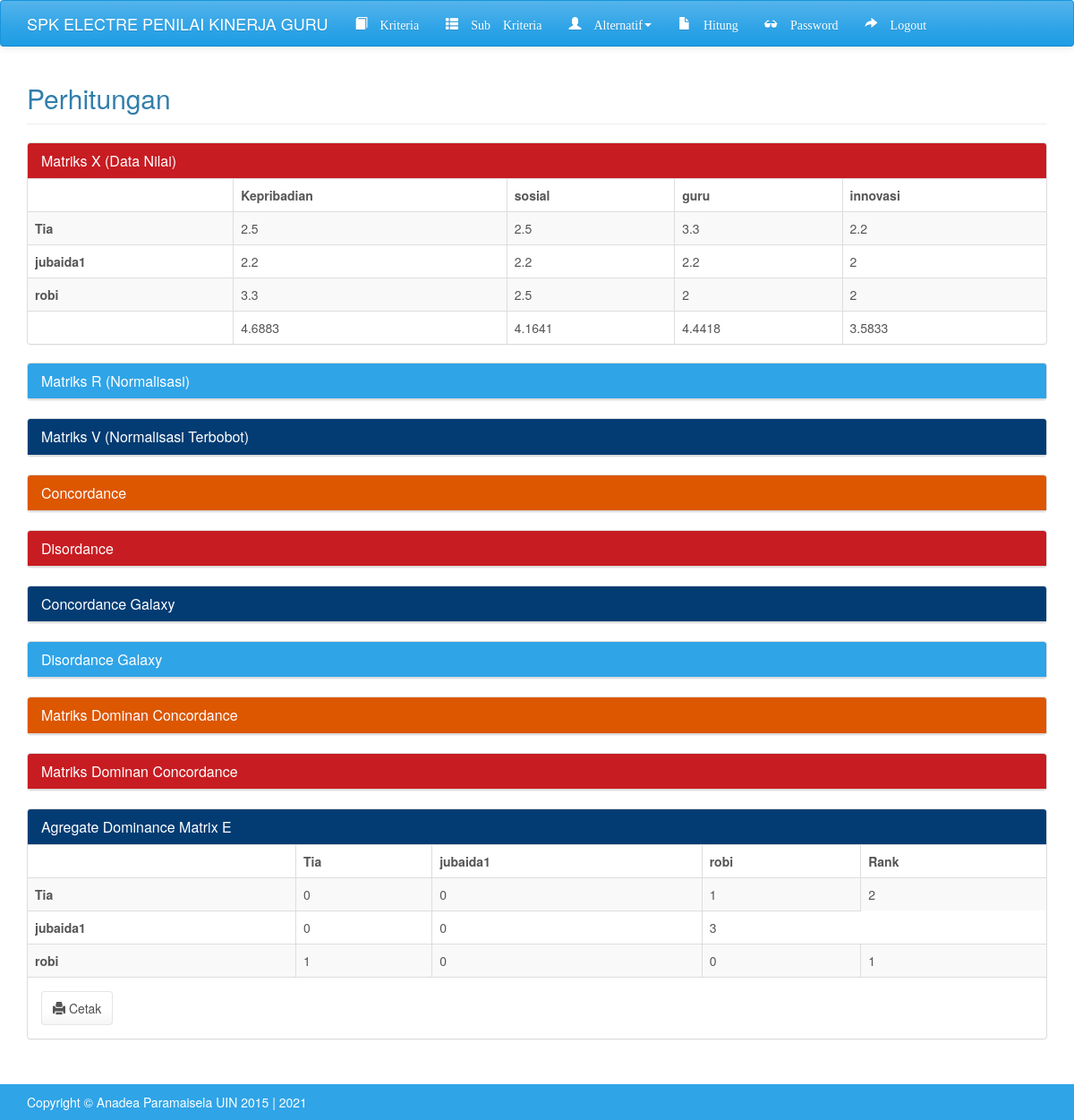
Page /index.php?m=hitung (signed in) on the committed database.
### tables this page shows
CREATE TABLE `tb_kriteria` (
  `kode_kriteria` varchar(16) NOT NULL,
  `nama_kriteria` varchar(256) DEFAULT NULL,
  `atribut` varchar(7) NOT NULL,
  `bobot` double DEFAULT NULL
);

### config.php (called while the page is built)
<?php
$config["server"]= 'localhost';
$config["username"]= 'root';
$config["password"]= '';
$config["database_name"]='tugasakhir_electre';

### includes/ez_sql_core.php (called while the page is built, shortened)
<?php
	class ezSQLcore
	{
		var $timers           = array();
		function get_host_port( $host, $default = false )
		{
			$port = $default;
			return array( $host, $port );
		}
		function flush()
		{
			$this->last_result = array();
		}
		function get_results($query=null, $output = OBJECT)
		{
			if ( $query )
			{
				$this->query($query);
			}
			if ( $output == OBJECT )
			{
				return $this->last_result;
			}
		}
		function timer_get_cur()
		{
			list($usec, $sec) = explode(" ",microtime());
			return ((float)$usec + (float)$sec);
		}
		function timer_start($timer_name)
		{
			$this->timers[$timer_name] = $this->timer_get_cur();
		}
		function timer_elapsed($timer_name)
		{
			return round($this->timer_get_cur() - $this->timers[$timer_name],2);
		}
	}

### functions.php (called while the page is built, shortened)
<?php
include'config.php';
include'includes/ez_sql_core.php';
include'includes/ez_sql_mysqli.php';
$db = new ezSQL_mysqli($config['username'], $config['password'], $config['database_name'], $config['server']);
   $rows = $db->get_results("SELECT kode_alternatif, nama_alternatif FROM tb_alternatif ORDER BY kode_alternatif");
    foreach($rows as $row){
    $ALT[$row->kode_alternatif] = $row->nama_alternatif;
}
$rows = $db->get_results("SELECT kode_kriteria, nama_kriteria, bobot FROM tb_kriteria ORDER BY kode_kriteria");
foreach($rows as $row){
    $KRT[$row->kode_kriteria] = array(
        'nama_kriteria'=>$row->nama_kriteria,
        'bobot'=>$row->bobot
    );
}
function spk_rel(){
    global $db;
    $rows = $db->get_results("SELECT a.kode_alternatif, k.kode_kriteria, rl.nilai
        FROM tb_alternatif a
            INNER JOIN tb_relasi rl ON rl.kode_alternatif=a.kode_alternatif
            INNER JOIN tb_kriteria k ON k.kode_kriteria=rl.kode_kriteria
        ORDER BY a.kode_alternatif, k.kode_kriteria");
    $data = array();
    foreach($rows as $row){
        $data[$row->kode_alternatif][$row->kode_kriteria] = $row->nilai;
    }
    return $data;
}
function ratarata(){
    $array = spk_rel();
    $data = array();
    foreach($array as $key => $value){
        foreach($value as $k => $v){
                $data[$k][$key] = $v * $v;
        }
    }
    return $data;
}
function normalisasi(){
    $array = ratarata();
    $arr = spk_rel();
    $nilai = array();
    $data = array();
    foreach ($array as $key => $value) {
        $nilai[$key]=sqrt(array_sum($value));
    }
    foreach($arr as $key => $value){
        foreach($value as $k => $v){
           $data[$key][$k] = $v / $nilai[$k];
        }
    }
    return $data;
}
function nilaiv(){
    global $KRT;
    $array = normalisasi();
    $data = array();
    foreach($array as $key => $value){
        foreach($value as $k => $v){
            $data[$key][$k] =  $v * $KRT[$k]['bobot'];
        }
    }
    return $data;
}
function disordance(){
    $arr = spk_rel();
    $data = array();
    $array = array();
    $hasil = array();
    foreach ($arr as $key => $value) {
        foreach ($value as $k => $v) {
            $data[$key][$k]=$v;
        }
    }
    foreach ($arr as $key => $value) {
        foreach ($value as $k => $v){
            $array[$key]=$data;
        }
    }
    $no = 0;
    $ttl = array();
    foreach ($array as $key => $value) {
        foreach ($value as $k => $v) {
           foreach ($v as $ky => $val) {
             if($key != $k){
                   if($data[$key][$ky]<$val){
                    $hasil[$key][$k][]=$ky;
                   }elseif($data[$key][$ky]>$val){
                            $no++;
                            $ttl[$key][$k]=array();
                            if($no == count($ttl)){
                            $hasil[$key][$k]=array();
                        }
                   }
                }else{
                   $hasil[$key][$k]=array();
                }
           }
        }
    }
    return $hasil;
}
function concordancegalaxy(){
    global $KRT;
    $arr = spk_rel();
    $data = array();
    $array = array();
    $hasil = array();
    foreach ($arr as $key => $value) {
        foreach ($value as $k => $v) {
            $data[$key][$k]=$v;
        }
    }
    foreach ($arr as $key => $value) {
        foreach ($value as $k => $v){
            $array[$key]=$data;
        }
    }
    foreach ($array as $key => $value) {
        foreach ($value as $k => $v) {
           foreach ($v as $ky => $val) {
             if($key != $k){
                   if($data[$key][$ky]>=$val){
                    $hasil[$key][$k][]=$KRT[$ky]['bobot'];
                   }
                }else{
                   $hasil[$key][$k]=array();
                }
           }
        }
    }
    return $hasil;
}
function disordancegalaxy(){
$array = disordance();
$nilai = nilaiv();
$arr = array();
$new = array();
$hasil=array();
foreach ($array as $key => $val) {
    foreach ($val as $k => $v) {
        $xxx = array(0);
        foreach ($v as $a => $b) {
            $xxx[] = abs($nilai[$key][$b] - $nilai[$k][$b]);
        }
        $arr[$key][$k] = max($xxx);
    }
}
foreach ($array as $key => $val) {
    foreach ($val as $k => $v) {
        $xxx = array();
        foreach ($v as $a => $b) {
            $xxx= $nilai[$key];
        }
        $new[$key][$k] = $xxx;
    }
 }
 foreach ($new as $key => $val) {
    foreach ($val as $k => $v) {
        $xxx = array(0);
        foreach ($v as $a => $b) {
           $xxx[]=abs($nilai[$key][$a]-$nilai[$k][$a]);
        }
        if($arr[$key][$k]!=0){
        $hasil[$key][$k]=(($arr[$key][$k])/(max($xxx)));
        }else{
         $hasil[$key][$k]=0;
        }
   }
 }
return $hasil;
}
$nilaicon = nilaitresholdconcor();
$nilaidis = nilaitresholddisor();
function nilaitresholdconcor(){
    $array = concordancegalaxy();
    $jumlah = array();
    $total = array();
    foreach ($array as $key => $value) {
        $nilai = array(0);
        foreach ($value as $k => $v) {
            $nilai[]=array_sum($v);
        }
         $jumlah[]=array_sum($nilai);
         $total[]=$key;
    }
    $hasil= array_sum($jumlah)/(count($total)*(count($total)-1));
    return $hasil;
}
function nilaitresholddisor(){
    $array = disordancegalaxy();
    $jumlah = array();
    $total = array();
    foreach ($array as $key => $value) {
        $jumlah[] = array_sum($value);
        $total[]=$key;
      }
      $hasil= array_sum($jumlah)/(count($total)*(count($total)-1));
      return $hasil;
}
function matriksdominanconcor(){
    global $nilaicon;
    $array = concordancegalaxy();
    $hasil = array();
    foreach ($array as $key => $value) {
        foreach ($value as $k => $v) {
           if(array_sum($v)>=$nilaicon){
            $hasil[$key][$k]=1;
           }else{
            $hasil[$key][$k]=0;
           }
        }
    }
    return $hasil;
}
function matriksdominandisor(){
    global $nilaidis;
    $array = disordancegalaxy();
    $hasil = array();
    foreach ($array as $key => $value) {
        foreach ($value as $k => $v) {
           if($v>=$nilaidis){
            $hasil[$key][$k]=1;
           }else{
            $hasil[$key][$k]=0;
           }
        }
    }
    return $hasil;
}
function agragratematriks(){
    $arr = matriksdominanconcor();
    $nilai = matriksdominandisor();
    $hasil = array();
    foreach ($arr as $key => $value) {
        foreach ($value as $k => $v) {
            $hasil[$key][$k]=$v * $nilai[$key][$k];
        }
    }
    return $hasil;
}
function get_rank($array){
    $data = $array;
    arsort($data);
    $no=1;
    $new = array();
    foreach($data as $key => $value){
        $new[$key] = $no++;
    }
    return $new;
}

### includes/ez_sql_mysqli.php (called while the page is built, shortened)
<?php
	$ezsql_mysqli_str = array
	(
		1 => 'Require $dbuser and $dbpassword to connect to a database server',
		2 => 'Error establishing mySQLi database connection. Correct user/password? Correct hostname? Database server running?',
		3 => 'Require $dbname to select a database',
		4 => 'mySQLi database connection is not active',
		5 => 'Unexpected error while trying to select database'
	);
	class ezSQL_mysqli extends ezSQLcore
	{
		function ezSQL_mysqli($dbuser='', $dbpassword='', $dbname='', $dbhost='localhost', $encoding='')
		{
			$this->dbuser = $dbuser;
			$this->dbpassword = $dbpassword;
			$this->dbname = $dbname;
			$this->encoding = $encoding;
		}
		function connect($dbuser='', $dbpassword='', $dbhost='localhost', $dbport=false)
		{
			global $ezsql_mysqli_str; $return_val = false;
			if ( ! $dbuser )
			{
				$this->register_error($ezsql_mysqli_str[1].' in '.__FILE__.' on line '.__LINE__);
				$this->show_errors ? trigger_error($ezsql_mysqli_str[1],E_USER_WARNING) : null;
			}
			else
			{
				$this->dbh = new mysqli($dbhost,$dbuser,$dbpassword, '', $dbport);
				if( $this->dbh->connect_errno )
				{
					$this->register_error($ezsql_mysqli_str[2].' in '.__FILE__.' on line '.__LINE__);
					$this->show_errors ? trigger_error($ezsql_mysqli_str[2],E_USER_WARNING) : null;
				}
				else
				{
					$return_val = true;
				}
			}
			return $return_val;
		}
		function select($dbname='', $encoding='')
		{
			global $ezsql_mysqli_str; $return_val = false;
			if ( ! $dbname )
			{
				$this->register_error($ezsql_mysqli_str[3].' in '.__FILE__.' on line '.__LINE__);
				$this->show_errors ? trigger_error($ezsql_mysqli_str[3],E_USER_WARNING) : null;
			}
			else if ( ! $this->dbh )
			{
				$this->register_error($ezsql_mysqli_str[4].' in '.__FILE__.' on line '.__LINE__);
				$this->show_errors ? trigger_error($ezsql_mysqli_str[4],E_USER_WARNING) : null;
			}
			else if ( !@$this->dbh->select_db($dbname) )
			{
				if ( !$str = @$this->dbh->error)
					  $str = $ezsql_mysqli_str[5];
				$this->register_error($str.' in '.__FILE__.' on line '.__LINE__);
				$this->show_errors ? trigger_error($str,E_USER_WARNING) : null;
			}
			else
			{
				$return_val = true;
			}
			return $return_val;
		}
		function query($query)
		{
			$return_val = 0;
			$query = trim($query);
			$this->result = @$this->dbh->query($query);
			if ( preg_match("/^(insert|delete|update|replace|truncate|drop|create|alter|begin|commit|rollback|set|lock|unlock|call)/i",$query) )
			{
				$is_insert = true;
				$this->rows_affected = @$this->dbh->affected_rows;
				if ( preg_match("/^(insert|replace)\s+/i",$query) )
				{
					$this->insert_id = @$this->dbh->insert_id;
				}
				$return_val = $this->rows_affected;
			}
			else
			{
				$is_insert = false;
				$i=0;
				$num_rows=0;
				while ( $row = @$this->result->fetch_object() )
				{
					$num_rows++;
				}
				$this->num_rows = $num_rows;
				$return_val = $this->num_rows;
			}
			return $return_val;
		}
	}

### hitung.php (the view, shortened to what this page needs)
<?php
    $row = $db->get_results("SELECT nilai FROM tb_relasi where nilai is null ");
    if (!$ALT || !$KRT):
        echo "Tampaknya anda belum mengatur alternatif dan kriteria. Silahkan tambahkan minimal 3 alternatif dan 3 kriteria.";
    elseif ($row):
        echo "Tampaknya anda belum mengatur nilai alternatif. Silahkan atur pada menu <strong>Nilai Alternatif</strong>.";
    else:
?>
<div class="page-header">
    <h2>Perhitungan</h2>
</div>
<div class="panel panel-danger">
    <div class="panel-heading">
        <h4 class="panel-title">
            <a role="button" data-toggle="collapse" href="#c1" aria-expanded="true" aria-controls="c1">
                Matriks X (Data Nilai)
            </a>
        </h4>
    </div>
    <div class="table-responsive" id="c1">
        <table class="table table-bordered table-striped table-hover">
        <thead>
            <tr>
            <th></th>
            <?php
            $data = spk_rel();
            $ratarata = ratarata();
            foreach(current($data) as $key => $value):?>
            <th><?=$KRT[$key]['nama_kriteria']?></th>
            <?php endforeach;?>
            </tr>
        </thead>
        <?php foreach($data as $key => $value):?>
        <tr>
            <th><?=$ALT[$key]?></th>
            <?php foreach($value as $k => $v):?>
            <td><?=$v?></td>
            <?php endforeach;?>
        </tr>
        <?php endforeach;?>
        <tr>
        <th></th>
        <?php  foreach($ratarata as $key => $value):?>
        <td><?=round(sqrt(array_sum($value)),4)?></td>
        <?php endforeach;?>
        </tr>
        </table>
    </div>
</div>
<div class="panel panel-primary">
    <div class="panel-heading">
        <h4 class="panel-title">
            <a role="button" data-toggle="collapse" href="#c2" aria-expanded="false" aria-controls="c2">
                Matriks R (Normalisasi)
            </a>
        </h4>
    </div>
    </div>
    <div class="panel panel-info">
    <div class="panel-heading">
        <h4 class="panel-title">
            <a role="button" data-toggle="collapse" href="#c3" aria-expanded="false" aria-controls="c3">
                Matriks V (Normalisasi Terbobot)
            </a>
        </h4>
    </div>
    </div>
    <div class="panel panel-warning">
    <div class="panel-heading">
        <h4 class="panel-title">
            <a role="button" data-toggle="collapse" href="#c4" aria-expanded="false" aria-controls="c4">
                Concordance
            </a>
        </h4>
    </div>
    </div>
    <div class="panel panel-danger">
    <div class="panel-heading">
        <h4 class="panel-title">
            <a role="button" data-toggle="collapse" href="#c5" aria-expanded="false" aria-controls="c5">
                Disordance
            </a>
        </h4>
    </div>
    </div>
 <div class="panel panel-info">
    <div class="panel-heading">
        <h4 class="panel-title">
            <a role="button" data-toggle="collapse" href="#c6" aria-expanded="false" aria-controls="c6">
                Concordance Galaxy
            </a>
        </h4>
    </div>
    </div>
    <div class="panel panel-primary">
    <div class="panel-heading">
        <h4 class="panel-title">
            <a role="button" data-toggle="collapse" href="#c7" aria-expanded="false" aria-controls="c7">
                Disordance Galaxy
            </a>
        </h4>
    </div>
    </div>
    <div class="panel panel-warning">
    <div class="panel-heading">
        <h4 class="panel-title">
            <a role="button" data-toggle="collapse" href="#c8" aria-expanded="false" aria-controls="c8">
                Matriks Dominan Concordance
            </a>
        </h4>
    </div>
    </div>
     <div class="panel panel-danger">
    <div class="panel-heading">
        <h4 class="panel-title">
            <a role="button" data-toggle="collapse" href="#c9" aria-expanded="false" aria-controls="c9">
                Matriks Dominan Concordance
            </a>
        </h4>
    </div>
    </div>
     <div class="panel panel-info">
    <div class="panel-heading">
        <h4 class="panel-title">
            <a role="button" data-toggle="collapse" href="#c10" aria-expanded="true" aria-controls="c10">
                Agregate Dominance Matrix E
            </a>
        </h4>
    </div>
    <div class="table-responsive" id="c10">
        <table class="table table-bordered table-striped table-hover">
         <thead>
            <tr>
            <th></th>
            <?php
            $data = agragratematriks();
            $rank = get_rank(agragratematriks());
            foreach($data as $key => $value):?>
            <th><?=$ALT[$key]?></th>
            <?php endforeach;?>
            <th>Rank</th>
            </tr>
        </thead>
        <?php foreach($data as $key => $value):?>
        <tr>
            <th><?=$ALT[$key]?></th>
            <?php foreach($value as $k => $v):?>
            <td><?= $v?></td>
            <?php endforeach;?>
             <td><?=$rank[$key]?></td>
        </tr>
     <?php endforeach;?>
        </table>
        </div>
         <div class="panel-body">
            <a class="btn btn-default" target="_blank" href="cetak.php?m=hitung"><span class="glyphicon glyphicon-print"></span> Cetak</a>
        </div>
    </div>
<?php endif; ?>

### assets/css/general.css (style rules this page uses)
html { position: relative; min-height: 100%; }
body { margin-bottom: 70px; }
.page-header { margin-top: 0; padding-bottom: 0; }

### rows in the picture
tb_kriteria: nama_kriteria "Kepribadian"
tb_kriteria: nama_kriteria "sosial"
tb_kriteria: nama_kriteria "guru"
tb_kriteria: nama_kriteria "innovasi"

### other values in the picture
$ALT[$key] "Tia"
$v "2.5"
$v "3.3"
$v "2.2"
$ALT[$key] "jubaida1"
$v "2"
$ALT[$key] "robi"
sqrt(array_sum($value)) "4.6883"
sqrt(array_sum($value)) "4.1641"
sqrt(array_sum($value)) "4.4418"
sqrt(array_sum($value)) "3.5833"
$v "0"
$v "1"
$rank[$key] "2"
$rank[$key] "3"
